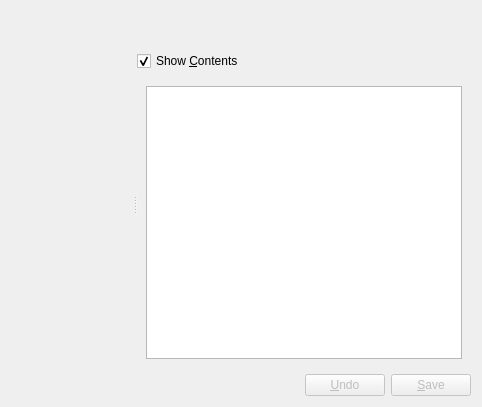
<?xml version="1.0" encoding="UTF-8"?>
<ui version="4.0">
 <class>WalletWidget</class>
 <widget class="QWidget" name="WalletWidget">
  <property name="geometry">
   <rect>
    <x>0</x>
    <y>0</y>
    <width>482</width>
    <height>407</height>
   </rect>
  </property>
  <property name="sizePolicy">
   <sizepolicy hsizetype="Expanding" vsizetype="Expanding">
    <horstretch>0</horstretch>
    <verstretch>0</verstretch>
   </sizepolicy>
  </property>
  <layout class="QGridLayout">
   <item row="0" column="0">
    <widget class="QSplitter" name="_splitter">
     <property name="sizePolicy">
      <sizepolicy hsizetype="Expanding" vsizetype="Expanding">
       <horstretch>0</horstretch>
       <verstretch>0</verstretch>
      </sizepolicy>
     </property>
     <property name="orientation">
      <enum>Qt::Horizontal</enum>
     </property>
     <property name="opaqueResize">
      <bool>true</bool>
     </property>
     <property name="childrenCollapsible">
      <bool>false</bool>
     </property>
     <widget class="QFrame" name="_entryListFrame">
      <property name="sizePolicy">
       <sizepolicy hsizetype="Preferred" vsizetype="Preferred">
        <horstretch>0</horstretch>
        <verstretch>0</verstretch>
       </sizepolicy>
      </property>
      <property name="frameShape">
       <enum>QFrame::NoFrame</enum>
      </property>
      <property name="frameShadow">
       <enum>QFrame::Plain</enum>
      </property>
     </widget>
     <widget class="QWidget" name="layout3">
      <layout class="QVBoxLayout" name="verticalLayout_4">
       <property name="leftMargin">
        <number>0</number>
       </property>
       <property name="topMargin">
        <number>0</number>
       </property>
       <property name="rightMargin">
        <number>0</number>
       </property>
       <property name="bottomMargin">
        <number>0</number>
       </property>
       <item>
        <layout class="QHBoxLayout">
         <property name="leftMargin">
          <number>0</number>
         </property>
         <property name="topMargin">
          <number>0</number>
         </property>
         <property name="rightMargin">
          <number>0</number>
         </property>
         <property name="bottomMargin">
          <number>0</number>
         </property>
         <item>
          <widget class="QLabel" name="_iconTitle">
           <property name="sizePolicy">
            <sizepolicy hsizetype="Minimum" vsizetype="Minimum">
             <horstretch>0</horstretch>
             <verstretch>0</verstretch>
            </sizepolicy>
           </property>
           <property name="text">
            <string/>
           </property>
           <property name="wordWrap">
            <bool>false</bool>
           </property>
          </widget>
         </item>
         <item>
          <widget class="QLabel" name="_entryTitle">
           <property name="sizePolicy">
            <sizepolicy hsizetype="Expanding" vsizetype="Minimum">
             <horstretch>0</horstretch>
             <verstretch>0</verstretch>
            </sizepolicy>
           </property>
           <property name="font">
            <font>
             <weight>75</weight>
             <bold>true</bold>
            </font>
           </property>
           <property name="text">
            <string/>
           </property>
           <property name="textFormat">
            <enum>Qt::RichText</enum>
           </property>
           <property name="alignment">
            <set>Qt::AlignVCenter</set>
           </property>
           <property name="wordWrap">
            <bool>false</bool>
           </property>
          </widget>
         </item>
        </layout>
       </item>
       <item>
        <widget class="KSqueezedTextLabel" name="_entryName">
         <property name="sizePolicy">
          <sizepolicy hsizetype="Preferred" vsizetype="Minimum">
           <horstretch>0</horstretch>
           <verstretch>0</verstretch>
          </sizepolicy>
         </property>
         <property name="textFormat">
          <enum>Qt::PlainText</enum>
         </property>
        </widget>
       </item>
       <item>
        <widget class="QCheckBox" name="_showCheckBox">
         <property name="text">
          <string>Show &amp;Contents</string>
         </property>
         <property name="checked">
          <bool>true</bool>
         </property>
        </widget>
       </item>
       <item>
        <widget class="QStackedWidget" name="_entryStack">
         <property name="sizePolicy">
          <sizepolicy hsizetype="Preferred" vsizetype="Preferred">
           <horstretch>0</horstretch>
           <verstretch>1</verstretch>
          </sizepolicy>
         </property>
         <property name="currentIndex">
          <number>3</number>
         </property>
         <widget class="QWidget" name="page1"/>
         <widget class="QWidget" name="page2">
          <layout class="QVBoxLayout" name="verticalLayout_3">
           <item>
            <widget class="QTextEdit" name="_passwordValue">
             <property name="font">
              <font>
               <family>Monospace</family>
              </font>
             </property>
             <property name="acceptRichText">
              <bool>false</bool>
             </property>
            </widget>
           </item>
          </layout>
         </widget>
         <widget class="QWidget" name="page3">
          <layout class="QVBoxLayout" name="verticalLayout_5">
           <item>
            <widget class="KWMapEditor" name="_mapEditor" native="true"/>
           </item>
          </layout>
         </widget>
         <widget class="QWidget" name="binaryPage">
          <layout class="QVBoxLayout" name="verticalLayout">
           <item>
            <widget class="KWHexView" name="_binaryView">
             <property name="sizePolicy">
              <sizepolicy hsizetype="Expanding" vsizetype="Expanding">
               <horstretch>0</horstretch>
               <verstretch>1</verstretch>
              </sizepolicy>
             </property>
             <property name="readOnly">
              <bool>true</bool>
             </property>
            </widget>
           </item>
           <item>
            <spacer name="verticalSpacer">
             <property name="orientation">
              <enum>Qt::Vertical</enum>
             </property>
             <property name="sizeType">
              <enum>QSizePolicy::Expanding</enum>
             </property>
             <property name="sizeHint" stdset="0">
              <size>
               <width>20</width>
               <height>0</height>
              </size>
             </property>
            </spacer>
           </item>
          </layout>
         </widget>
         <widget class="QWidget" name="page_2">
          <layout class="QVBoxLayout" name="verticalLayout_2">
           <property name="leftMargin">
            <number>0</number>
           </property>
           <property name="topMargin">
            <number>0</number>
           </property>
           <property name="rightMargin">
            <number>0</number>
           </property>
           <property name="bottomMargin">
            <number>0</number>
           </property>
          </layout>
         </widget>
        </widget>
       </item>
       <item>
        <layout class="QHBoxLayout" name="horizontalLayout_4">
         <item>
          <spacer name="horizontalSpacer">
           <property name="orientation">
            <enum>Qt::Horizontal</enum>
           </property>
           <property name="sizeHint" stdset="0">
            <size>
             <width>40</width>
             <height>20</height>
            </size>
           </property>
          </spacer>
         </item>
         <item>
          <widget class="QPushButton" name="_undoChanges">
           <property name="enabled">
            <bool>false</bool>
           </property>
           <property name="text">
            <string>&amp;Undo</string>
           </property>
          </widget>
         </item>
         <item>
          <widget class="QPushButton" name="_saveChanges">
           <property name="enabled">
            <bool>false</bool>
           </property>
           <property name="text">
            <string>&amp;Save</string>
           </property>
          </widget>
         </item>
        </layout>
       </item>
      </layout>
     </widget>
    </widget>
   </item>
  </layout>
 </widget>
 <customwidgets>
  <customwidget>
   <class>KSqueezedTextLabel</class>
   <extends>QLabel</extends>
   <header>ksqueezedtextlabel.h</header>
  </customwidget>
  <customwidget>
   <class>KWHexView</class>
   <extends>QPlainTextEdit</extends>
   <header>kwhexview.h</header>
  </customwidget>
  <customwidget>
   <class>KWMapEditor</class>
   <extends>QWidget</extends>
   <header>kwmapeditor.h</header>
   <container>1</container>
  </customwidget>
 </customwidgets>
 <includes>
  <include location="global">kiconloader.h</include>
 </includes>
 <resources/>
 <connections/>
</ui>
